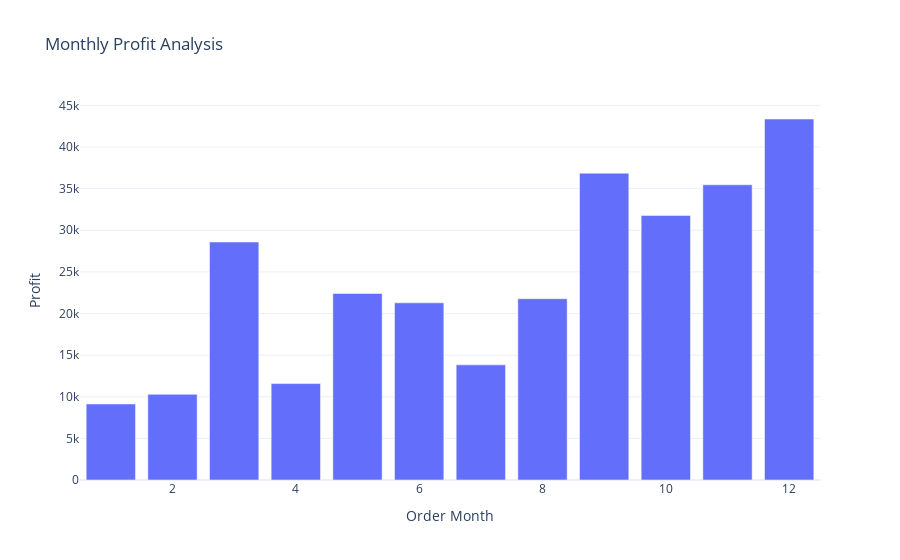

Notebook code cell kept with this figure:
### Code cell
# Date visualisation (Profit by Month)
profit_by_month = data.groupby('Order Month')['Profit'].sum().reset_index()

fig = px.bar(profit_by_month,
            x='Order Month',
            y='Profit',
            title='Monthly Profit Analysis')
fig.show()

### Figure 1 — Plotly figure (JSON) as saved in the notebook; plotly's stock layout.template omitted (floating-point values rounded to 4 significant figures)
{"data": [{"hovertemplate": "Order Month=%{x}<br>Profit=%{y}<extra></extra>", "legendgroup": "", "marker": {"color": "#636efa", "pattern": {"shape": ""}}, "name": "", "orientation": "v", "showlegend": false, "textposition": "auto", "type": "bar", "x": [1, 2, 3, 4, 5, 6, 7, 8, 9, 10, 11, 12], "xaxis": "x", "y": [9134.0, 10290.0, 28590.0, 11590.0, 22410.0, 21290.0, 13830.0, 21780.0, 36860.0, 31780.0, 35470.0, 43370.0], "yaxis": "y"}], "layout": {"barmode": "relative", "legend": {"tracegroupgap": 0}, "title": {"text": "Monthly Profit Analysis"}, "xaxis": {"anchor": "y", "domain": [0, 1], "title": {"text": "Order Month"}}, "yaxis": {"anchor": "x", "domain": [0, 1], "title": {"text": "Profit"}}}}
